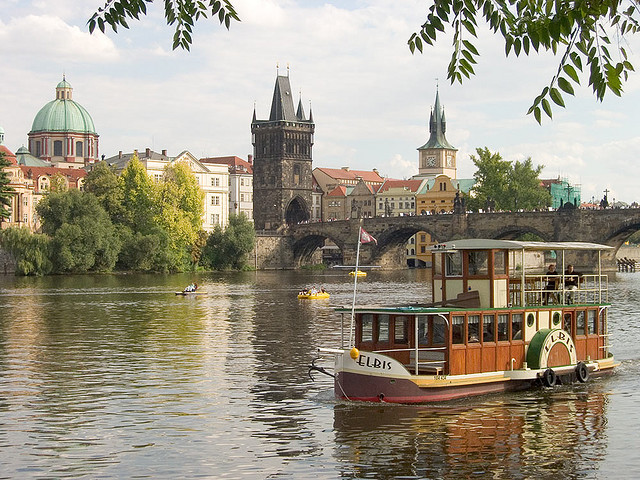
%> input picture inputSeamCarvingPrague.jpg, 640 x 480 px
$ octave --eval "seam_carving_decrease_height;"   (GNU Octave 9; MATLAB toolbox functions it lacks are replaced by stand-ins)
%> lines starting %> are read from the running program, lines starting %| are printed output that depends on the picture
### energy_img.m
% Group of:
% Yiran Wu, SID: 914704719
% Zuang Yu, SID: 915062968

function energyImg =  energy_img(im)
    Gscale_img = rgb2gray(im);
    [gx,gy] = imgradientxy(Gscale_img);
    energyImg = sqrt(gx.^2 + gy.^2);

### find_horizontal_seam.m
function horizontalSeam = find_horizontal_seam(cumulativeEnergyMap)
    xlen = size(cumulativeEnergyMap, 1);
    ylen = size(cumulativeEnergyMap, 2);
    cur_ind = find(min(cumulativeEnergyMap(:,ylen)) == cumulativeEnergyMap(:,ylen));
    horizontalTemp(1) = cur_ind(1);
    cur_ind = cur_ind(1);

    for i = (ylen-1) : -1 : 1
        if cur_ind == 1
            vec = [cumulativeEnergyMap(cur_ind,i) cumulativeEnergyMap(cur_ind +1,i)];
            cur_ind = cur_ind + find(min(vec) == vec)-1;
            cur_ind = cur_ind(1);
        elseif cur_ind == xlen
            vec = [cumulativeEnergyMap(cur_ind-1,i) cumulativeEnergyMap(cur_ind,i)];
            cur_ind = cur_ind + find(min(vec) == vec)-2;
            cur_ind = cur_ind(1);
        elseif (cur_ind > 1) & (cur_ind < xlen)
            vec = [cumulativeEnergyMap(cur_ind-1, i) cumulativeEnergyMap(cur_ind, i) cumulativeEnergyMap(cur_ind+1, i)];
            cur_ind = cur_ind + find(min(vec) == vec) - 2;
            cur_ind = cur_ind(1);
        end
        %disp(cur_ind);
        horizontalTemp = [horizontalTemp cur_ind];

    end
    horizontalSeam = flip(horizontalTemp);

### decrease_height.m
function [reducedColorImg,reducedEnergyImg] = decrease_height(im,energyImg)
    seam = find_horizontal_seam(energyImg);
    xlen = size(energyImg, 1);
    ylen = size(energyImg, 2);
    im = double(im);

    for i = 1:ylen
        im(seam(i), i, 1) = -1;
        im(seam(i), i, 2) = -1;
        im(seam(i), i, 3) = -1;
        energyImg(seam(i), i) = -1;
    end
    r = im(:,:,1);
    g = im(:,:,2);
    b = im(:,:,3);
    energyImg = (energyImg);

    r = r(:);
    g = g(:);
    b = b(:);
    energyImg = energyImg(:);

    r(r==-1) = [];
    g(g==-1) = [];
    b(b==-1) = [];
    energyImg(energyImg == -1) = [];

    r = reshape(r, xlen - 1, ylen);
    g = reshape(g, xlen - 1, ylen);
    b = reshape(b, xlen - 1, ylen);

    reducedColorImg = cat(3, r, g, b);
    reducedEnergyImg = reshape(energyImg, xlen - 1, ylen);


### seam_carving_decrease_height.m
function seam_carving_decrease_height()

    im = imread("inputSeamCarvingPrague.jpg");
%> im is the input picture: size 480x640x3 uint8; mean R, G, B 156.6, 149.6, 132.7
    im2 = imread("inputSeamCarvingMall.jpg");
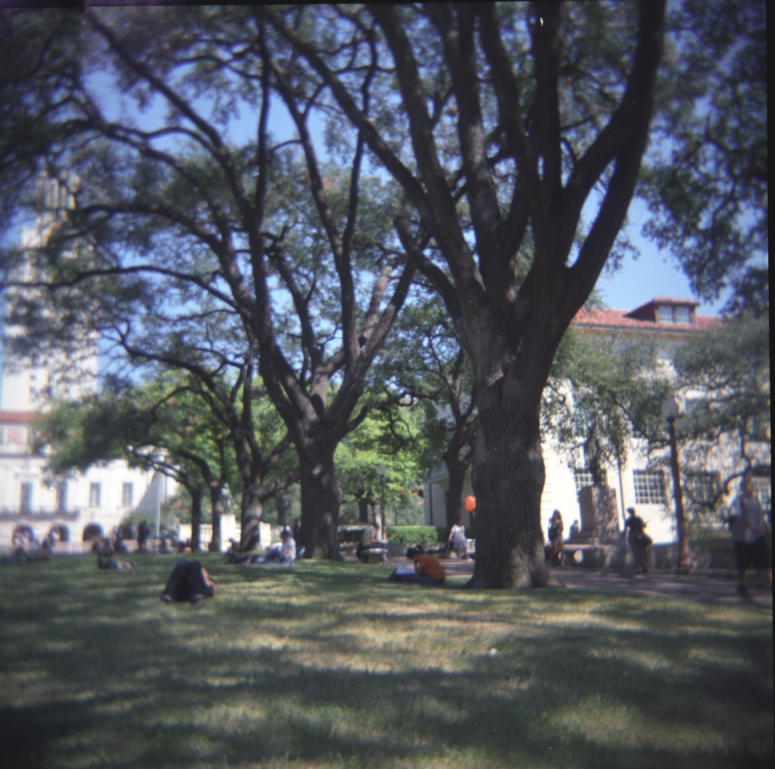
%> input picture inputSeamCarvingMall.jpg, 775 x 769 px
%> im2 is the input picture: size 769x775x3 uint8; mean R, G, B 83.8, 88.4, 96.4

    ei = (energy_img(im));
    ei2 = (energy_img(im2));
%> in energy_img (call 2), `energyImg = sqrt(gx.^2 + gy.^2);`:
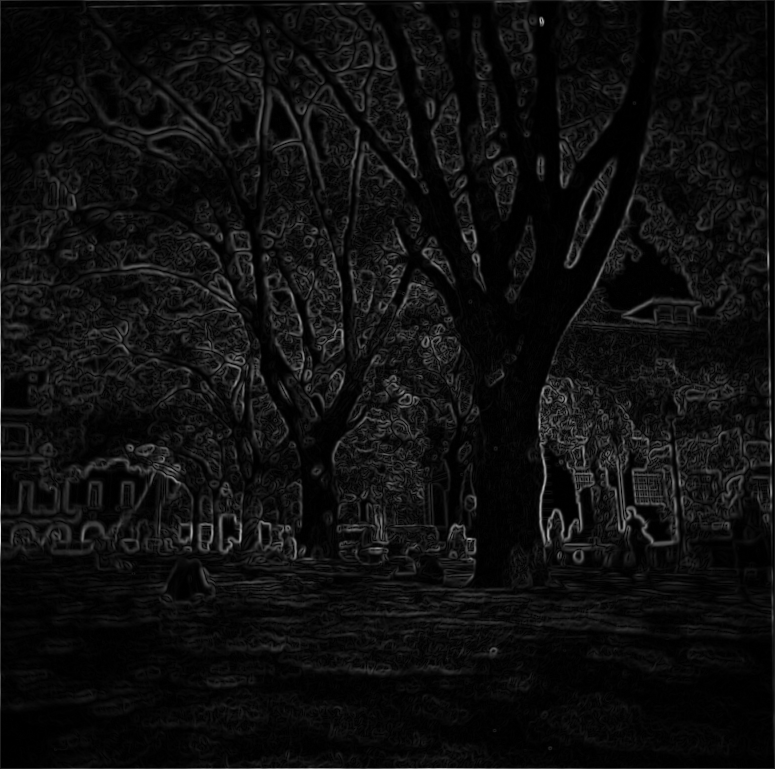
%> energyImg: size 769x775 double; min 0, max 941, mean 55.5; drawn with min black and max white

    for i = 1:50
        [im ei] = decrease_height(im, ei);
        [im2 ei2] = decrease_height(im2, ei2);
    end
%> this loop made 50 passes
%> pass 1, in decrease_height, `b = im(:,:,3);`:
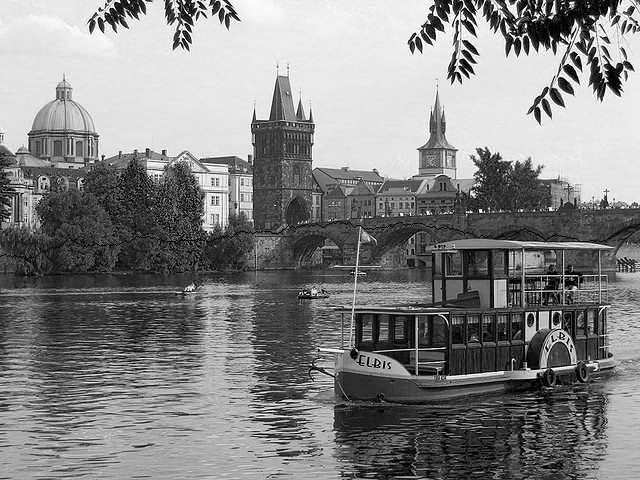
%> b: size 480x640 double; min -1, max 255, mean 132.6; drawn with min black and max white
%> after the loop:
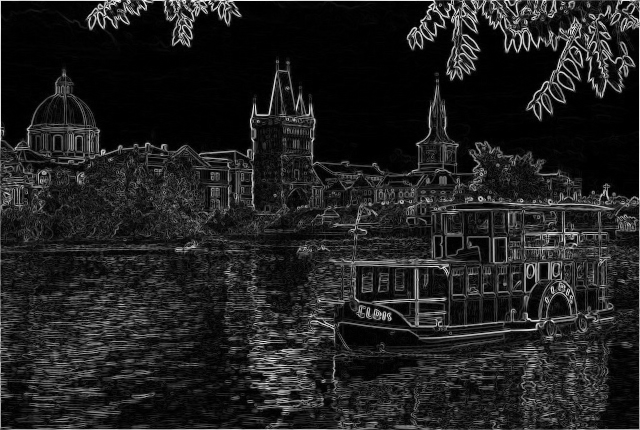
%> ei: size 430x640 double; min 0, max 1049.1, mean 134.1; drawn with min black and max white
%> after the loop:
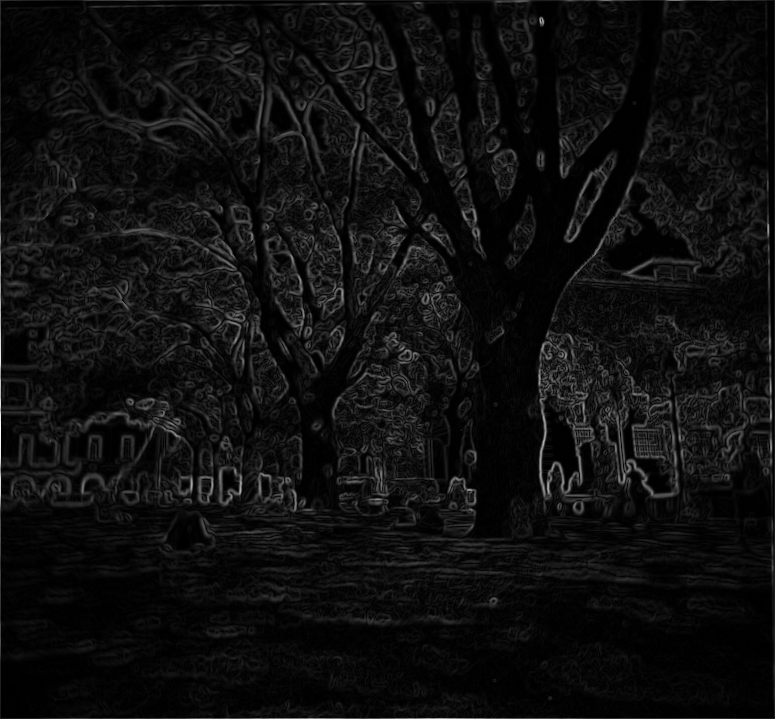
%> ei2: size 719x775 double; min 0, max 941, mean 56.6; drawn with min black and max white
%> after the loop:
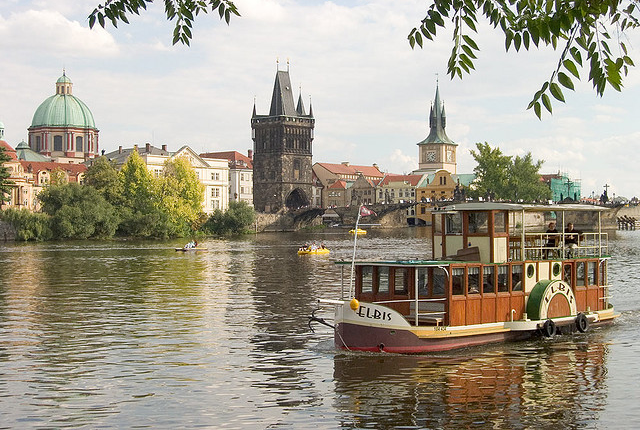
%> im: size 430x640x3 double; mean R, G, B 162, 154.9, 138.6
%> after the loop:
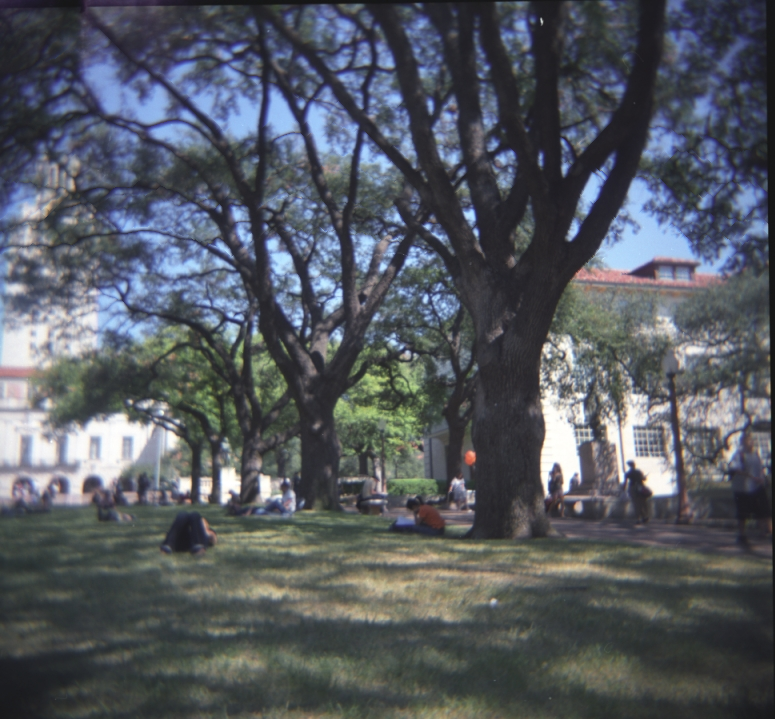
%> im2: size 719x775x3 double; mean R, G, B 84.5, 89.1, 96.5

    im = uint8(im);
%> im: size 430x640x3 uint8
    imshow(rescale(im));
    imwrite(im, "outputReduceHeightPrague.png");


    im2 = uint8(im2);
%> im2: size 719x775x3 uint8
    imshow(rescale(im2));
    imwrite(im2, "outputReduceHeightMall.png");
